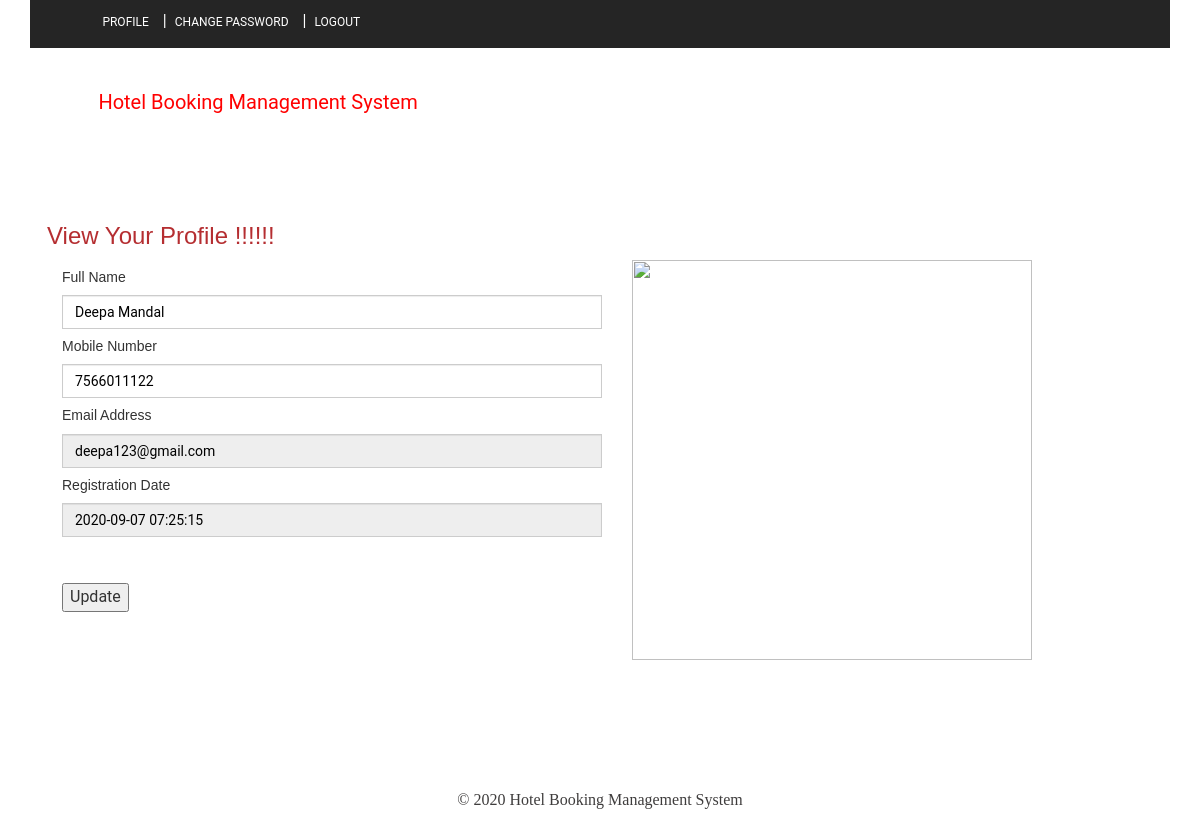
The app's page /profile.php (signed in) with its own data.
### tables this page shows
CREATE TABLE `tbluser` (
  `ID` int(10) NOT NULL,
  `FullName` varchar(200) DEFAULT NULL,
  `MobileNumber` bigint(10) DEFAULT NULL,
  `Email` varchar(120) DEFAULT NULL,
  `Password` varchar(120) DEFAULT NULL,
  `RegDate` timestamp NULL DEFAULT current_timestamp()
);

### profile.php (the view, shortened to what this page needs)
<?php
include('includes/dbconnection.php');
if (strlen($_SESSION['hbmsuid']==0)) {
  header('location:logout.php');
  } else{
  ?>
<!DOCTYPE HTML>
<html>
<head>
<link href="css/bootstrap.css" rel="stylesheet" type="text/css" media="all">
<link href="css/style.css" rel="stylesheet" type="text/css" media="all" />
</head>
<body>
			<div class="header head-top">
				<div class="container">
			<?php include_once('includes/header.php');?>
		</div>
</div>
			<div class="content">
				<div class="contact">
				<div class="container">
					<h2>View Your Profile !!!!!!</h2>
				<div class="contact-grids">
						<div class="col-md-6 contact-right">
							<form method="post">
								<?php
$uid=$_SESSION['hbmsuid'];
$sql="SELECT * from  tbluser where ID=:uid";
$query = $dbh -> prepare($sql);
$query->bindParam(':uid',$uid,PDO::PARAM_STR);
$query->execute();
$results=$query->fetchAll(PDO::FETCH_OBJ);
$cnt=1;
if($query->rowCount() > 0)
{
foreach($results as $row)
{               ?>
								<h5>Full Name</h5>
								<input type="text" value="<?php  echo $row->FullName;?>" name="fname" required="true" class="form-control">
								<h5>Mobile Number</h5>
								<input type="text" name="mobno" class="form-control" required="true" maxlength="10" pattern="[0-9]+" value="<?php  echo $row->MobileNumber;?>">
								<h5>Email Address</h5>
								<input type="email" class="form-control" value="<?php  echo $row->Email;?>" name="email" required="true" readonly='true'>
								<h5>Registration Date</h5>
								<input type="text" value="<?php  echo $row->RegDate;?>" class="form-control" name="password" readonly="true">
								<br /><?php $cnt=$cnt+1;}} ?>
								<br/>
								 <input type="submit" value="Update" name="submit">
						 	 </form>
						</div>
						<div class="col-md-6 contact-right">
						 	 <img src="images/img.jpg" width="400" height="400" />
						</div>
						<div class="clearfix"></div>
					</div>
				</div>
			</div>
			</div>
			<?php include_once('includes/footer.php');?>
</html><?php }  ?>

### records on screen
tbluser: fname "Deepa Mandal", mobno "7566011122", email "deepa123@gmail.com", password "2020-09-07 07:25:15"
